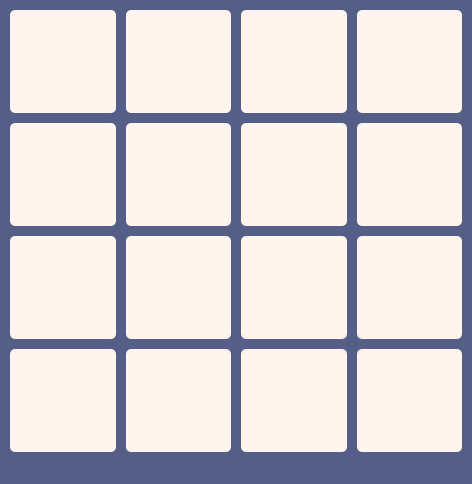
<?xml version="1.0" encoding="UTF-8"?>
<ui version="4.0">
 <class>main_window</class>
 <widget class="QMainWindow" name="main_window">
  <property name="geometry">
   <rect>
    <x>0</x>
    <y>0</y>
    <width>472</width>
    <height>484</height>
   </rect>
  </property>
  <property name="windowTitle">
   <string>15 Puzzle</string>
  </property>
  <property name="styleSheet">
   <string notr="true">background-color: #555E87;</string>
  </property>
  <widget class="QWidget" name="centralwidget">
   <layout class="QGridLayout" name="gridLayout">
    <property name="leftMargin">
     <number>10</number>
    </property>
    <property name="topMargin">
     <number>10</number>
    </property>
    <property name="rightMargin">
     <number>10</number>
    </property>
    <property name="bottomMargin">
     <number>10</number>
    </property>
    <property name="spacing">
     <number>10</number>
    </property>
    <item row="1" column="3">
     <widget class="QPushButton" name="btn_8">
      <property name="sizePolicy">
       <sizepolicy hsizetype="Minimum" vsizetype="Expanding">
        <horstretch>0</horstretch>
        <verstretch>0</verstretch>
       </sizepolicy>
      </property>
      <property name="font">
       <font>
        <pointsize>24</pointsize>
        <bold>true</bold>
       </font>
      </property>
      <property name="styleSheet">
       <string notr="true">background-color: #FFF5EE;
color: #555E87;
border-radius: 5px;</string>
      </property>
      <property name="text">
       <string/>
      </property>
     </widget>
    </item>
    <item row="1" column="2">
     <widget class="QPushButton" name="btn_7">
      <property name="sizePolicy">
       <sizepolicy hsizetype="Minimum" vsizetype="Expanding">
        <horstretch>0</horstretch>
        <verstretch>0</verstretch>
       </sizepolicy>
      </property>
      <property name="font">
       <font>
        <pointsize>24</pointsize>
        <bold>true</bold>
       </font>
      </property>
      <property name="styleSheet">
       <string notr="true">background-color: #FFF5EE;
color: #555E87;
border-radius: 5px;</string>
      </property>
      <property name="text">
       <string/>
      </property>
     </widget>
    </item>
    <item row="0" column="2">
     <widget class="QPushButton" name="btn_3">
      <property name="sizePolicy">
       <sizepolicy hsizetype="Minimum" vsizetype="Expanding">
        <horstretch>0</horstretch>
        <verstretch>0</verstretch>
       </sizepolicy>
      </property>
      <property name="font">
       <font>
        <pointsize>24</pointsize>
        <bold>true</bold>
       </font>
      </property>
      <property name="styleSheet">
       <string notr="true">background-color: #FFF5EE;
color: #555E87;
border-radius: 5px;</string>
      </property>
      <property name="text">
       <string/>
      </property>
     </widget>
    </item>
    <item row="0" column="1">
     <widget class="QPushButton" name="btn_2">
      <property name="sizePolicy">
       <sizepolicy hsizetype="Minimum" vsizetype="Expanding">
        <horstretch>0</horstretch>
        <verstretch>0</verstretch>
       </sizepolicy>
      </property>
      <property name="font">
       <font>
        <pointsize>24</pointsize>
        <bold>true</bold>
       </font>
      </property>
      <property name="styleSheet">
       <string notr="true">background-color: #FFF5EE;
color: #555E87;
border-radius: 5px;</string>
      </property>
      <property name="text">
       <string/>
      </property>
     </widget>
    </item>
    <item row="0" column="3">
     <widget class="QPushButton" name="btn_4">
      <property name="sizePolicy">
       <sizepolicy hsizetype="Minimum" vsizetype="Expanding">
        <horstretch>0</horstretch>
        <verstretch>0</verstretch>
       </sizepolicy>
      </property>
      <property name="font">
       <font>
        <pointsize>24</pointsize>
        <bold>true</bold>
       </font>
      </property>
      <property name="styleSheet">
       <string notr="true">background-color: #FFF5EE;
color: #555E87;
border-radius: 5px;</string>
      </property>
      <property name="text">
       <string/>
      </property>
     </widget>
    </item>
    <item row="0" column="0">
     <widget class="QPushButton" name="btn_1">
      <property name="sizePolicy">
       <sizepolicy hsizetype="Minimum" vsizetype="Expanding">
        <horstretch>0</horstretch>
        <verstretch>0</verstretch>
       </sizepolicy>
      </property>
      <property name="font">
       <font>
        <pointsize>24</pointsize>
        <bold>true</bold>
       </font>
      </property>
      <property name="styleSheet">
       <string notr="true">background-color: #FFF5EE;
color: #555E87;
border-radius: 5px;</string>
      </property>
      <property name="text">
       <string/>
      </property>
     </widget>
    </item>
    <item row="1" column="0">
     <widget class="QPushButton" name="btn_5">
      <property name="sizePolicy">
       <sizepolicy hsizetype="Minimum" vsizetype="Expanding">
        <horstretch>0</horstretch>
        <verstretch>0</verstretch>
       </sizepolicy>
      </property>
      <property name="font">
       <font>
        <pointsize>24</pointsize>
        <bold>true</bold>
       </font>
      </property>
      <property name="styleSheet">
       <string notr="true">background-color: #FFF5EE;
color: #555E87;
border-radius: 5px;</string>
      </property>
      <property name="text">
       <string/>
      </property>
     </widget>
    </item>
    <item row="1" column="1">
     <widget class="QPushButton" name="btn_6">
      <property name="sizePolicy">
       <sizepolicy hsizetype="Minimum" vsizetype="Expanding">
        <horstretch>0</horstretch>
        <verstretch>0</verstretch>
       </sizepolicy>
      </property>
      <property name="font">
       <font>
        <pointsize>24</pointsize>
        <bold>true</bold>
       </font>
      </property>
      <property name="styleSheet">
       <string notr="true">background-color: #FFF5EE;
color: #555E87;
border-radius: 5px;</string>
      </property>
      <property name="text">
       <string/>
      </property>
     </widget>
    </item>
    <item row="2" column="0">
     <widget class="QPushButton" name="btn_9">
      <property name="sizePolicy">
       <sizepolicy hsizetype="Minimum" vsizetype="Expanding">
        <horstretch>0</horstretch>
        <verstretch>0</verstretch>
       </sizepolicy>
      </property>
      <property name="font">
       <font>
        <pointsize>24</pointsize>
        <bold>true</bold>
       </font>
      </property>
      <property name="styleSheet">
       <string notr="true">background-color: #FFF5EE;
color: #555E87;
border-radius: 5px;</string>
      </property>
      <property name="text">
       <string/>
      </property>
     </widget>
    </item>
    <item row="2" column="1">
     <widget class="QPushButton" name="btn_10">
      <property name="sizePolicy">
       <sizepolicy hsizetype="Minimum" vsizetype="Expanding">
        <horstretch>0</horstretch>
        <verstretch>0</verstretch>
       </sizepolicy>
      </property>
      <property name="font">
       <font>
        <pointsize>24</pointsize>
        <bold>true</bold>
       </font>
      </property>
      <property name="styleSheet">
       <string notr="true">background-color: #FFF5EE;
color: #555E87;
border-radius: 5px;</string>
      </property>
      <property name="text">
       <string/>
      </property>
     </widget>
    </item>
    <item row="2" column="2">
     <widget class="QPushButton" name="btn_11">
      <property name="sizePolicy">
       <sizepolicy hsizetype="Minimum" vsizetype="Expanding">
        <horstretch>0</horstretch>
        <verstretch>0</verstretch>
       </sizepolicy>
      </property>
      <property name="font">
       <font>
        <pointsize>24</pointsize>
        <bold>true</bold>
       </font>
      </property>
      <property name="styleSheet">
       <string notr="true">background-color: #FFF5EE;
color: #555E87;
border-radius: 5px;</string>
      </property>
      <property name="text">
       <string/>
      </property>
     </widget>
    </item>
    <item row="2" column="3">
     <widget class="QPushButton" name="btn_12">
      <property name="sizePolicy">
       <sizepolicy hsizetype="Minimum" vsizetype="Expanding">
        <horstretch>0</horstretch>
        <verstretch>0</verstretch>
       </sizepolicy>
      </property>
      <property name="font">
       <font>
        <pointsize>24</pointsize>
        <bold>true</bold>
       </font>
      </property>
      <property name="styleSheet">
       <string notr="true">background-color: #FFF5EE;
color: #555E87;
border-radius: 5px;</string>
      </property>
      <property name="text">
       <string/>
      </property>
     </widget>
    </item>
    <item row="3" column="0">
     <widget class="QPushButton" name="btn_13">
      <property name="sizePolicy">
       <sizepolicy hsizetype="Minimum" vsizetype="Expanding">
        <horstretch>0</horstretch>
        <verstretch>0</verstretch>
       </sizepolicy>
      </property>
      <property name="font">
       <font>
        <pointsize>24</pointsize>
        <bold>true</bold>
       </font>
      </property>
      <property name="styleSheet">
       <string notr="true">background-color: #FFF5EE;
color: #555E87;
border-radius: 5px;</string>
      </property>
      <property name="text">
       <string/>
      </property>
     </widget>
    </item>
    <item row="3" column="1">
     <widget class="QPushButton" name="btn_14">
      <property name="sizePolicy">
       <sizepolicy hsizetype="Minimum" vsizetype="Expanding">
        <horstretch>0</horstretch>
        <verstretch>0</verstretch>
       </sizepolicy>
      </property>
      <property name="font">
       <font>
        <pointsize>24</pointsize>
        <bold>true</bold>
       </font>
      </property>
      <property name="styleSheet">
       <string notr="true">background-color: #FFF5EE;
color: #555E87;
border-radius: 5px;</string>
      </property>
      <property name="text">
       <string/>
      </property>
     </widget>
    </item>
    <item row="3" column="2">
     <widget class="QPushButton" name="btn_15">
      <property name="sizePolicy">
       <sizepolicy hsizetype="Minimum" vsizetype="Expanding">
        <horstretch>0</horstretch>
        <verstretch>0</verstretch>
       </sizepolicy>
      </property>
      <property name="font">
       <font>
        <pointsize>24</pointsize>
        <bold>true</bold>
       </font>
      </property>
      <property name="styleSheet">
       <string notr="true">background-color: #FFF5EE;
color: #555E87;
border-radius: 5px;</string>
      </property>
      <property name="text">
       <string/>
      </property>
     </widget>
    </item>
    <item row="3" column="3">
     <widget class="QPushButton" name="btn_16">
      <property name="sizePolicy">
       <sizepolicy hsizetype="Minimum" vsizetype="Expanding">
        <horstretch>0</horstretch>
        <verstretch>0</verstretch>
       </sizepolicy>
      </property>
      <property name="font">
       <font>
        <pointsize>24</pointsize>
        <bold>true</bold>
       </font>
      </property>
      <property name="styleSheet">
       <string notr="true">background-color: #FFF5EE;
color: #555E87;
border-radius: 5px;</string>
      </property>
      <property name="text">
       <string/>
      </property>
     </widget>
    </item>
   </layout>
  </widget>
  <widget class="QMenuBar" name="menubar">
   <property name="geometry">
    <rect>
     <x>0</x>
     <y>0</y>
     <width>472</width>
     <height>22</height>
    </rect>
   </property>
  </widget>
  <widget class="QStatusBar" name="statusbar"/>
 </widget>
 <resources/>
 <connections/>
</ui>
